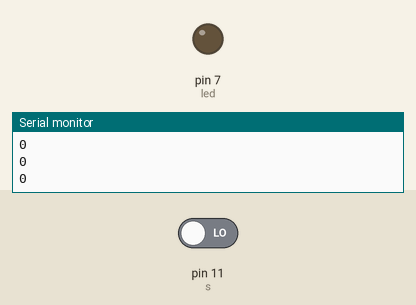
The sketch below on a simulated Arduino Uno, built with avr-gcc and run on an emulated ATmega328P. On the bench: output pins drawn as LEDs (lit = HIGH), the last lines printed to the serial monitor. The inputs (shaded band) are chosen by the test bench; at power-on: pin 11 (s) LOW.

Above: at 1.2 s.
1.3 s: pin 11 (s) driven HIGH
At 2.8 s:
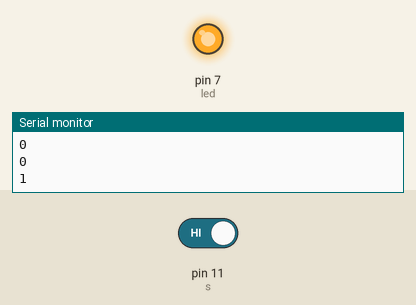
Timing chart, 0 to 10.3 s (numbered marks = the images above; inputs shaded):
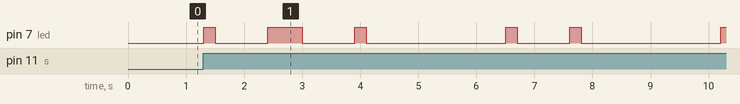

Measured:
- after the input at 1.3 s, pin 7 (led): LOW → HIGH at once, → LOW 0.20 s later, → HIGH 0.90 s later, → LOW 0.60 s later, … (11 changes in this stretch)

The sketch:

name_morse_code.ino
```cpp
// Name: RITIK
// Task: 2.1P
int s = 11;
int x;
int led = 7;


void setup() {
  // put your setup code here, to run once:
  pinMode(7, OUTPUT);
  pinMode(11, INPUT);
  Serial.begin(9600);
}

void dot() {
  digitalWrite(led, HIGH);
  delay(200);
  digitalWrite(led, LOW);
  delay(900);
}

void dash() {
  digitalWrite(led, HIGH);
  delay(600);
  digitalWrite(led, LOW);
  delay(900);
}
void loop() {
  x = digitalRead(s);
  Serial.println(x);
  // put your main code here, to run repeatedly:
  //My name: RITIK
  //Morse Code: .-. .. - .. -.-
  if (x == 1) {
    //led blink for 'R'
    dot();
    dash();
    dot();
    delay(1500);

    //led blink for 'I'
    dot();
    dot();
    delay(1500);

    //led blink for 'T'
    dash();
    delay(1500);

    //led blink for 'I'
    dot();
    dot();
    delay(1500);

    //led blink for 'K'
    dash();
    dot();
    dash();
    delay(200000);
  }
}
```
